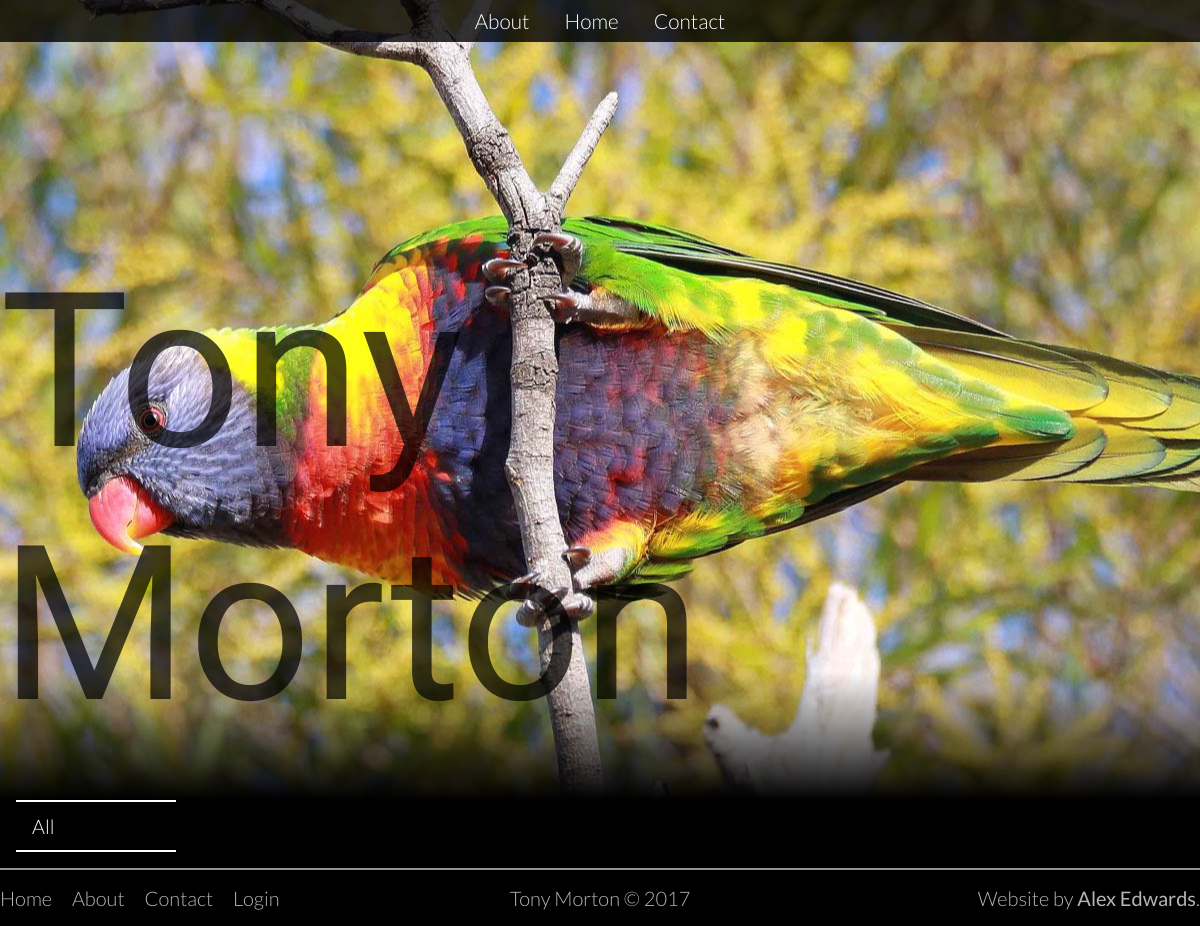
Before: /?page=2 with the older database file.
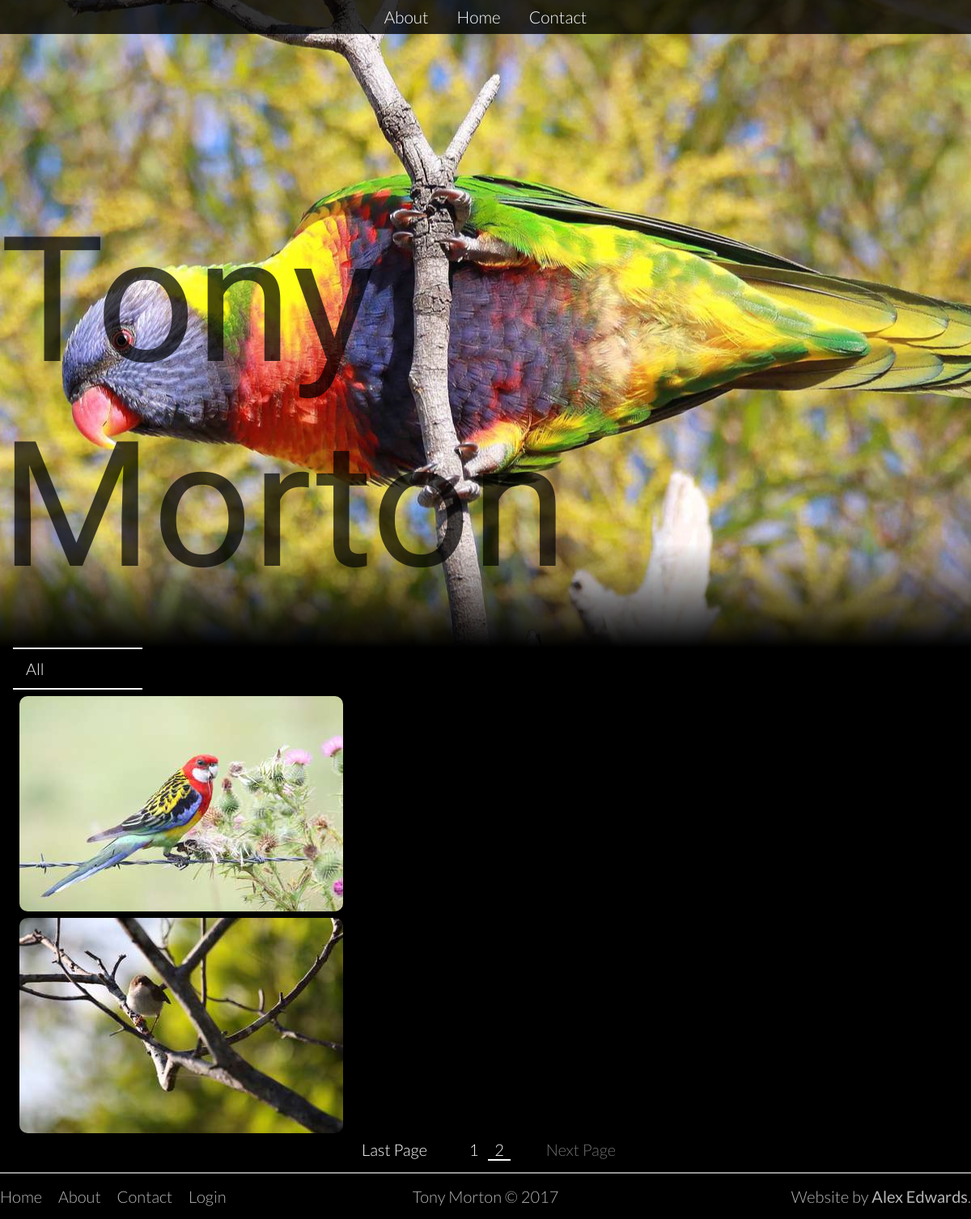
After: the same page with the newer database file.
### photos/models.py (models this page shows, shortened)
class Photo(models.Model):
    id = models.CharField(max_length=32, primary_key=True, default=getTimeHex)
    name = models.CharField(max_length=128)
    description = models.TextField(default="", blank=True)
    category = models.ForeignKey(Category, blank=True, null=True)
    source = models.ImageField(upload_to='source')
    iso = models.CharField(max_length=128, default="", blank=True)
    lens = models.CharField(max_length=128, default="", blank=True)
    focal_length = models.CharField(max_length=128, default="", blank=True)
    exposure_time = models.CharField(max_length=128, default="", blank=True)
    takenDate = models.CharField(max_length=128, default="", blank=True)
    aperture = models.CharField(max_length=128, default="", blank=True)

### photos/views.py (the view)
# urls.py: url(r'^$', views.index, name='index'),  # Handels calls to /photos/
def index(request, category=None):
    if category == None:
        photos_all = Photo.objects.all().order_by("-id")
    else:
        photos_all = Photo.objects.filter(category=category)
    paginator = Paginator(photos_all, 5)
    page = request.GET.get('page', '1')
    category_list = Category.objects.all()
    try:
        photos = paginator.page(page)
    except PageNotAnInteger:
        photos = paginator.page(1)
    except EmptyPage:
        photos = paginator.page(paginator.num_pages)
    showNav = paginator.num_pages >= 2
    return render(request, 'photos/index.html', {'photos': photos, 'category':category, 'categories':category_list, 'showNav': showNav})

### photos/models.py (called while the page is built)
    def __str__(self):
        return self.name

### templates/photos/index.html (shortened to what this page needs)
{% extends 'photos/base.html' %}
{% load staticfiles %}
{% block header_block %}
<section class="full">
    <h1>Tony Morton</h1>
    <div class="fadein">
    </div>
    <div class="gradient"></div>
</section>
{% endblock %}
{% block body_block %}
    <div class="categories">
        {% if category is None %}
            <span>All</span>
        {% else %}
            <span>{{category}}</span>
        {% endif %}
    </div>
    <section class="gallery">
    {% for photo in photos %}
        <a onclick="showModal('/photo/{{photo.id}}')">
            <img src="/media/thumb/{{ photo.id }}.jpg">
        </a>
    {% endfor %}
    </section>
    <div class="pageNumbers">
        {% if showNav %}
            {% if photos.has_previous %}
                <a id="last" href="?page={{ photos.previous_page_number }}">Last Page</a>
            {% else %}
                <span id="last">Last Page</span>
            {% endif %}
             {% for i in photos.paginator.page_range %}
                {% if photos.number == i %}
                    <a id="active" href="?page={{ i }}">{{ i }}</a>
                {% else %}
                    <a href="?page={{ i }}">{{ i }}</a>
                {% endif %}
            {% endfor %}
            {% if photos.has_next %}
                <a id="next" href="?page={{ photos.next_page_number }}">Next Page</a>
            {% else %}
                <span id="next">Next Page</span>
            {% endif %}
        {% endif %}
    </div>
{% endblock %}

Changed rows visible on the page:
added Photo: id (picture)
added Photo: id (picture)
Other visible differences:
text now shown: "Last Page Next Page"
new list line: "1"
new list line: "2"
